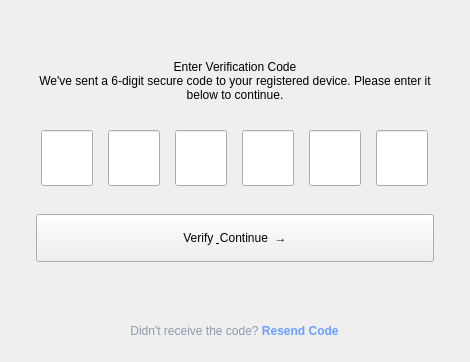
<?xml version="1.0" encoding="UTF-8"?>
<ui version="4.0">
 <class>VerifyCodePage</class>
 <widget class="QWidget" name="VerifyCodePage">
  <property name="objectName">
   <string>verifyCodePageRoot</string>
  </property>
  <layout class="QVBoxLayout" name="rootLayout">
   <property name="spacing">
    <number>0</number>
   </property>
   <property name="leftMargin">
    <number>0</number>
   </property>
   <property name="topMargin">
    <number>0</number>
   </property>
   <property name="rightMargin">
    <number>0</number>
   </property>
   <property name="bottomMargin">
    <number>0</number>
   </property>
   <item>
    <spacer name="topSpacer">
     <property name="orientation">
      <enum>Qt::Orientation::Vertical</enum>
     </property>
     <property name="sizeHint" stdset="0">
      <size>
       <width>20</width>
       <height>24</height>
      </size>
     </property>
    </spacer>
   </item>
   <item alignment="Qt::AlignmentFlag::AlignHCenter">
    <widget class="QFrame" name="verifyCodeCard">
     <property name="minimumSize">
      <size>
       <width>470</width>
       <height>0</height>
      </size>
     </property>
     <property name="maximumSize">
      <size>
       <width>470</width>
       <height>16777215</height>
      </size>
     </property>
     <property name="frameShape">
      <enum>QFrame::Shape::NoFrame</enum>
     </property>
     <layout class="QVBoxLayout" name="cardLayout">
      <property name="spacing">
       <number>0</number>
      </property>
      <property name="leftMargin">
       <number>36</number>
      </property>
      <property name="topMargin">
       <number>36</number>
      </property>
      <property name="rightMargin">
       <number>36</number>
      </property>
      <property name="bottomMargin">
       <number>32</number>
      </property>
      <item>
       <widget class="QLabel" name="titleLabel">
        <property name="text">
         <string>Enter Verification Code</string>
        </property>
        <property name="alignment">
         <set>Qt::AlignmentFlag::AlignCenter</set>
        </property>
       </widget>
      </item>
      <item>
       <widget class="QLabel" name="instructionLabel">
        <property name="text">
         <string>We've sent a 6-digit secure code to your registered device. Please enter it below to continue.</string>
        </property>
        <property name="alignment">
         <set>Qt::AlignmentFlag::AlignCenter</set>
        </property>
        <property name="wordWrap">
         <bool>true</bool>
        </property>
       </widget>
      </item>
      <item>
       <spacer name="cardSpacer1">
        <property name="orientation">
         <enum>Qt::Orientation::Vertical</enum>
        </property>
        <property name="sizeType">
         <enum>QSizePolicy::Policy::Fixed</enum>
        </property>
        <property name="sizeHint" stdset="0">
         <size>
          <width>20</width>
          <height>28</height>
         </size>
        </property>
       </spacer>
      </item>
      <item>
       <layout class="QHBoxLayout" name="digitsLayout">
        <property name="spacing">
         <number>10</number>
        </property>
        <item>
         <widget class="QLineEdit" name="digit0">
          <property name="minimumSize">
           <size>
            <width>52</width>
            <height>56</height>
           </size>
          </property>
          <property name="maximumSize">
           <size>
            <width>52</width>
            <height>56</height>
           </size>
          </property>
          <property name="alignment">
           <set>Qt::AlignmentFlag::AlignCenter</set>
          </property>
          <property name="maxLength">
           <number>1</number>
          </property>
         </widget>
        </item>
        <item>
         <widget class="QLineEdit" name="digit1">
          <property name="minimumSize">
           <size>
            <width>52</width>
            <height>56</height>
           </size>
          </property>
          <property name="maximumSize">
           <size>
            <width>52</width>
            <height>56</height>
           </size>
          </property>
          <property name="alignment">
           <set>Qt::AlignmentFlag::AlignCenter</set>
          </property>
          <property name="maxLength">
           <number>1</number>
          </property>
         </widget>
        </item>
        <item>
         <widget class="QLineEdit" name="digit2">
          <property name="minimumSize">
           <size>
            <width>52</width>
            <height>56</height>
           </size>
          </property>
          <property name="maximumSize">
           <size>
            <width>52</width>
            <height>56</height>
           </size>
          </property>
          <property name="alignment">
           <set>Qt::AlignmentFlag::AlignCenter</set>
          </property>
          <property name="maxLength">
           <number>1</number>
          </property>
         </widget>
        </item>
        <item>
         <widget class="QLineEdit" name="digit3">
          <property name="minimumSize">
           <size>
            <width>52</width>
            <height>56</height>
           </size>
          </property>
          <property name="maximumSize">
           <size>
            <width>52</width>
            <height>56</height>
           </size>
          </property>
          <property name="alignment">
           <set>Qt::AlignmentFlag::AlignCenter</set>
          </property>
          <property name="maxLength">
           <number>1</number>
          </property>
         </widget>
        </item>
        <item>
         <widget class="QLineEdit" name="digit4">
          <property name="minimumSize">
           <size>
            <width>52</width>
            <height>56</height>
           </size>
          </property>
          <property name="maximumSize">
           <size>
            <width>52</width>
            <height>56</height>
           </size>
          </property>
          <property name="alignment">
           <set>Qt::AlignmentFlag::AlignCenter</set>
          </property>
          <property name="maxLength">
           <number>1</number>
          </property>
         </widget>
        </item>
        <item>
         <widget class="QLineEdit" name="digit5">
          <property name="minimumSize">
           <size>
            <width>52</width>
            <height>56</height>
           </size>
          </property>
          <property name="maximumSize">
           <size>
            <width>52</width>
            <height>56</height>
           </size>
          </property>
          <property name="alignment">
           <set>Qt::AlignmentFlag::AlignCenter</set>
          </property>
          <property name="maxLength">
           <number>1</number>
          </property>
         </widget>
        </item>
       </layout>
      </item>
      <item>
       <spacer name="cardSpacer2">
        <property name="orientation">
         <enum>Qt::Orientation::Vertical</enum>
        </property>
        <property name="sizeType">
         <enum>QSizePolicy::Policy::Fixed</enum>
        </property>
        <property name="sizeHint" stdset="0">
         <size>
          <width>20</width>
          <height>28</height>
         </size>
        </property>
       </spacer>
      </item>
      <item>
       <widget class="QPushButton" name="verifyButton">
        <property name="minimumSize">
         <size>
          <width>0</width>
          <height>48</height>
         </size>
        </property>
        <property name="text">
         <string>Verify &amp; Continue  →</string>
        </property>
       </widget>
      </item>
      <item>
       <spacer name="cardBottomStretch">
        <property name="orientation">
         <enum>Qt::Orientation::Vertical</enum>
        </property>
        <property name="sizeHint" stdset="0">
         <size>
          <width>20</width>
          <height>8</height>
         </size>
        </property>
       </spacer>
      </item>
     </layout>
    </widget>
   </item>
   <item>
    <spacer name="belowCardSpacer">
     <property name="orientation">
      <enum>Qt::Orientation::Vertical</enum>
     </property>
     <property name="sizeType">
      <enum>QSizePolicy::Policy::Fixed</enum>
     </property>
     <property name="sizeHint" stdset="0">
      <size>
       <width>20</width>
       <height>22</height>
      </size>
     </property>
    </spacer>
   </item>
   <item alignment="Qt::AlignmentFlag::AlignHCenter">
    <widget class="QLabel" name="resendLabel">
     <property name="text">
      <string>&lt;span style=&quot;color:#8f98aa;&quot;&gt;Didn't receive the code? &lt;/span&gt;&lt;a href=&quot;resend&quot; style=&quot;color:#6B9FFF;text-decoration:none;font-weight:600;&quot;&gt;Resend Code&lt;/a&gt;</string>
     </property>
     <property name="alignment">
      <set>Qt::AlignmentFlag::AlignCenter</set>
     </property>
     <property name="textFormat">
      <enum>Qt::TextFormat::RichText</enum>
     </property>
     <property name="openExternalLinks">
      <bool>false</bool>
     </property>
     <property name="textInteractionFlags">
      <set>Qt::TextInteractionFlag::TextBrowserInteraction</set>
     </property>
    </widget>
   </item>
   <item>
    <spacer name="bottomSpacer">
     <property name="orientation">
      <enum>Qt::Orientation::Vertical</enum>
     </property>
     <property name="sizeHint" stdset="0">
      <size>
       <width>20</width>
       <height>24</height>
      </size>
     </property>
    </spacer>
   </item>
  </layout>
 </widget>
 <resources/>
 <connections/>
</ui>
